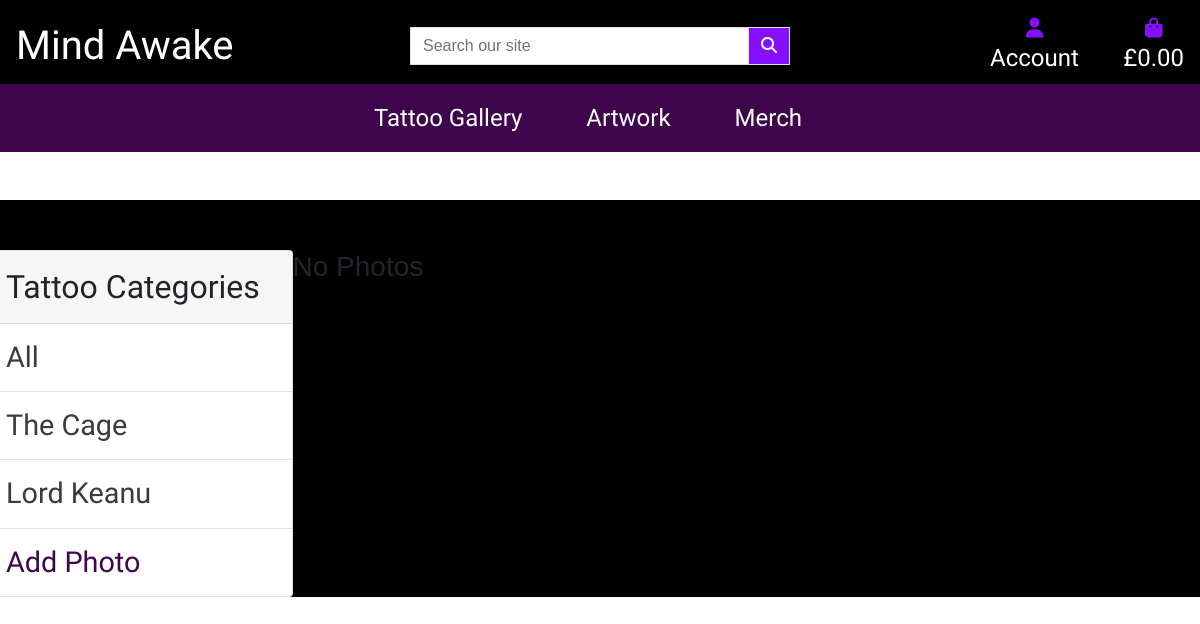
The app's page /gallery/, older data.
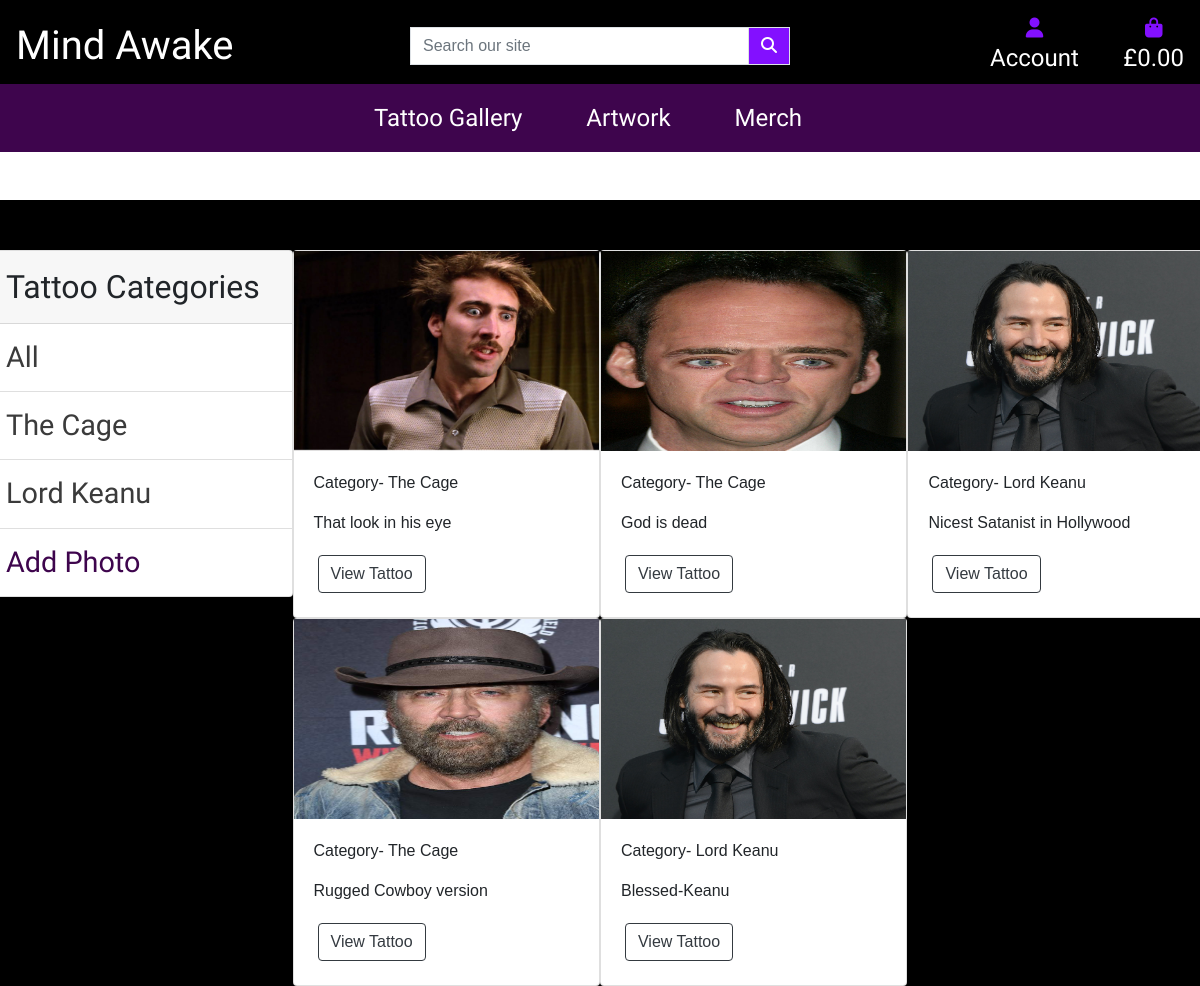
The same page, newer data.
### gallery/models.py (models this page shows, shortened)
class Category(models.Model):
    name = models.CharField(max_length=100, null=False, blank=False)
    def __str__(self):
        return self.name

class Tattoo(models.Model):
    category = models.ForeignKey(
        Category, on_delete=models.SET_NULL, null=True, blank=True)
    image = models.ImageField(null=False, blank=False)
    description = models.TextField()

### gallery/views.py (the view)
# urls.py: path('', views.gallery, name='gallery'),
def gallery(request):
    category = request.GET.get('category')
    if category is None:
        tattoos = Tattoo.objects.all()
    else:
        tattoos = Tattoo.objects.filter(category__name__contains=category)
    categories = Category.objects.all()
    context = {'categories': categories, 'tattoos': tattoos}
    return render(request, 'gallery/gallery.html', context)

### gallery/templates/gallery/gallery.html (shortened to what this page needs)
{% extends "base.html" %}
{% load static %}
{% block content %}
<div class="header-container no-margins no-padding header-pushdown black-bg">
  <div class="row no-margins no-padding">
    <div class="col-md-3 no-padding">
      <div class="card category-nav">
        <div class="card-header category-nav-header">
          Tattoo Categories
        </div>
        <ul class="list-group list-group-flush">
          <li class="list-group-item">
            <a class="category-nav-text" href="{% url 'gallery' %}">All</a>
          </li>
          {% for category in categories %}
          <li class="list-group-item">
            <a class="category-nav-text" href="{% url 'gallery' %}?category={{category.name}}">
              {{category.name}}</a>
          </li>
          {% endfor %}
          <li class="list-group-item"><a class="add-photo-nav-text" href="{% url 'addTattoo' %}">Add Photo</a></li>
        </ul>
      </div>
    </div>
    <div class="col-md-9">
      <div class="row">
        {% for tattoo in tattoos %}
        <div class="col-md-4 no-padding">
          <div class="card">
            <img class="image-thumbnail" src="{{tattoo.image.url}}" alt="Card image cap">
            <div class="card-body">
              <p>Category- {{tattoo.category}}</p>
              <p> {{tattoo.description}}</p>
              <a class="btn btn-outline-dark m-1" href="{% url 'tattoo' tattoo.id %}">View Tattoo</a>
            </div>
          </div>
        </div>
        {% empty %}
        <h3>No Photos</h3>
        {% endfor %}
      </div>
    </div>
  </div>
</div>
{% endblock %}

### templates/base.html (shortened to what this page needs)
{% load static %}
<!doctype html>
<html lang="en">
<head>
    {% block corecss %}
    <link rel="stylesheet" href="https://stackpath.bootstrapcdn.com/bootstrap/4.4.1/css/bootstrap.min.css"
>
    <link rel="stylesheet" href="{% static 'css/base.css' %}">
    {% endblock %}
</head>
<body>
    <header class="fixed-top purple-bg">
        <div id="topnav" class="row black-bg pt-lg-2 d-none d-lg-flex topnav">
            <div class="col-12 col-lg-4 my-auto py-1 py-lg-0 text-center text-lg-left">
                <a href="{% url 'home' %}" class="nav-link main-logo-link">
                    <h2 class="text-white logo-text my-0">Mind Awake</span>
                    </h2>
                </a>
            </div>
            <div class="col-12 col-lg-4 my-auto py-1 py-lg-0">
                <form method="GET" action="">
                    <div class="input-group w-100">
                        <input class="form-control border border-black rounded-0" type="text" name="q"
                            placeholder="Search our site">
                        <div class="input-group-append search-btn">
                            <button class="form-control btn btn-black border border-black rounded-0" type="submit">
                                <span class="icon">
                                    <i class="fas fa-search white-text"></i>
                                </span>
                            </button>
                        </div>
                    </div>
                </form>
            </div>
            <div class="col-12 col-lg-4 my-auto py-1 py-lg-0">
                <ul class="list-inline list-unstyled text-center text-lg-right my-0">
                    <li class="list-inline-item dropdown">
                        <a class="text-black nav-link" href="#" id="user-options" data-toggle="dropdown"
                            aria-haspopup="true" aria-expanded="false">
                            <div class="text-center">
                                <div><i class="fas fa-user fa-lg nav-icons"></i></div>
                                <p class="white-text nav-text my-0">Account</p>
                            </div>
                        </a>
                    </li>
                    <li class="list-inline-item">
                        <a class="{% if grand_total %}text-info font-weight-bold{% else %}text-gold{% endif %} nav-link"
                            href="">
                            <div class="text-center">
                                <div><i class="fas fa-shopping-bag fa-lg nav-icons"></i></div>
                                <p class="white-text nav-text my-0">
                                    {% if grand_total %}
                                    £{{ grand_total|floatformat:2 }}
                                    {% else %}
                                    £0.00
                                    {% endif %}
                                </p>
                            </div>
                        </a>
                    </li>
                </ul>
            </div>
        </div>
        <div class="row grey-bg">
            <nav class="navbar navbar-expand-lg navbar-light w-100">
                {% include 'includes/main-nav.html' %}
            </nav>
        </div>
    </header>
    {% block content %}
    {% endblock %}
</body>
</html>

### templates/includes/main-nav.html
<div class="collapse navbar-collapse" id="main-nav">
    <ul class="navbar-nav w-auto mx-auto">
        <li class="nav-item">
            <a class="nav-link white-text nav-text mr-5" href="{% url 'gallery' %}">
                Tattoo Gallery
            </a>
        </li>
        <li class="nav-item">
            <a class="nav-link white-text nav-text mr-5" href="">
                Artwork
            </a>
        </li>
        <li class="nav-item">
            <a class="nav-link white-text nav-text mr-5" href="">
                Merch
            </a>
        </li>
    </ul>
</div>

### static/css/base.css (style rules this page uses)
.logo-text { font-family: 'Bona Nova', serif; font-size: 2.5em; }
.nav-text { font-family: 'Roboto Condensed', sans-serif; font-size: 1.5em; }
.category-nav-header { font-family: 'League Gothic', sans-serif; font-size: 2em; }
.category-nav-text { font-family: 'League Gothic', sans-serif; font-size: 1.8em; color: #3b3b3b; text-decoration: none; }
.add-photo-nav-text { font-family: 'League Gothic', sans-serif; font-size: 1.8em; color: #3e054d; text-decoration: none; }
.white-text { color: #ffffff !important; }
.nav-icons { color: #8310ff; }
.image-thumbnail { height: 200px; }
.search-btn { background-color: #8310ff; }
.black-bg { background-color: #000000; }
.purple-bg { background-color: #3e054d; }
.no-padding { padding: 0px; }
body { background: url('/media/background.png') no-repeat center center fixed; background-size: cover; font-family: 'Antonio', sans-serif; font-weight: 500; width: 100%; }
.header-pushdown { margin-top: 200px; }
@media (min-width: 992px) { .header-container { padding-top: 50px; max-width: 100%; } }

Row changes from the older to the newer data that the page shows:
added Tattoo: image (picture), category "The Cage", description "That look in his eye"
added Tattoo: image (picture), category "The Cage", description "God is dead"
added Tattoo: image (picture), category "Lord Keanu", description "Nicest Satanist in Hollywood"
added Tattoo: image (picture), category "The Cage", description "Rugged Cowboy version"
added Tattoo: image (picture), category "Lord Keanu", description "Blessed-Keanu"
